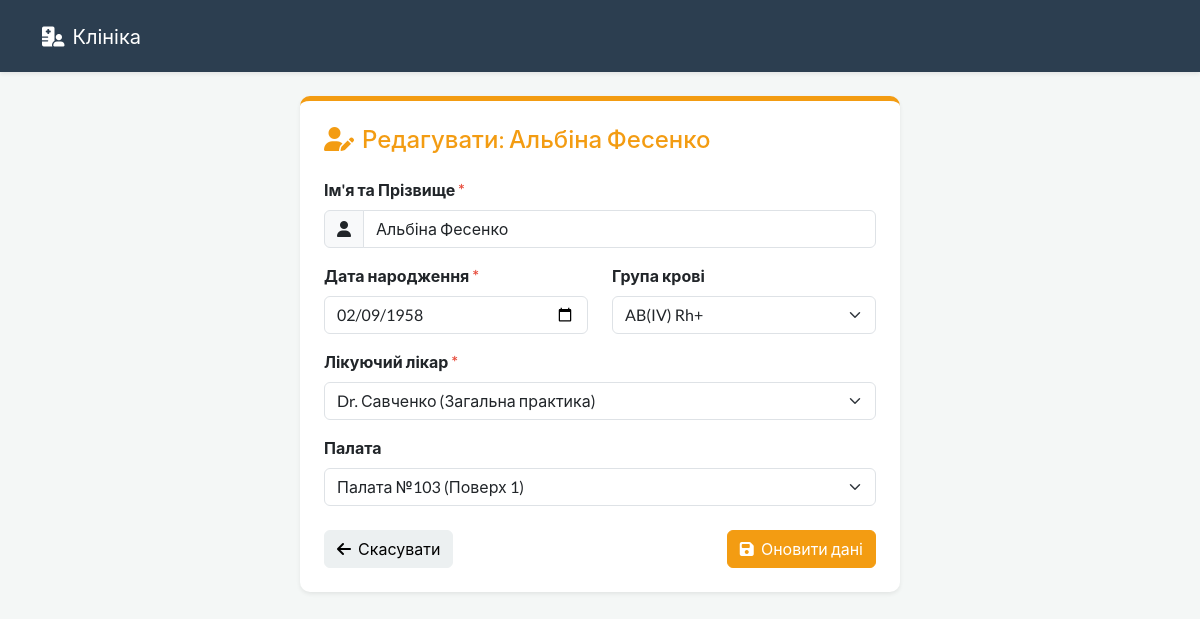
The page /edit/3 on the database its author committed.
### hospital_dal/models.py (models this page shows)
class Patient(Base):
    __tablename__ = 'patients'
    id = Column(Integer, primary_key=True, autoincrement=True)
    name = Column(String)
    date_of_birth = Column(Date)
    ward_id = Column(Integer, ForeignKey('wards.id'))
    doctor_id = Column(Integer, ForeignKey('doctors.id'))
    ward = relationship("Ward", back_populates="patients")
    doctor = relationship("Doctor", back_populates="patients")
    medical_record = relationship("MedicalRecord", back_populates="patient", uselist=False, cascade="all, delete-orphan")

class MedicalRecord(Base):
    __tablename__ = 'medical_records'
    id = Column(Integer, primary_key=True, autoincrement=True)
    blood_type = Column(String)
    diagnosis = Column(String)
    allergies = Column(String)
    patient_id = Column(Integer, ForeignKey('patients.id'))
    patient = relationship("Patient", back_populates="medical_record")

class Doctor(Base):
    __tablename__ = 'doctors'
    id = Column(Integer, primary_key=True, autoincrement=True)
    name = Column(String)
    specialization = Column(String)
    patients = relationship("Patient", back_populates="doctor")

### app.py (the view, shortened to what this page needs)
@app.route('/edit/<int:patient_id>', methods=['GET', 'POST'])
def edit_patient(patient_id):
    patient = hospital_service.get_patient_by_id(patient_id)
    doctors = hospital_service.get_available_doctors(patient.doctor_id)
    free_wards = hospital_service.get_free_wards()
    wards_for_dropdown = list(free_wards)
    if patient.ward and patient.ward not in wards_for_dropdown:
        wards_for_dropdown.append(patient.ward)
    return render_template('edit.html', patient=patient, doctors=doctors, wards=wards_for_dropdown, blood_types=BLOOD_TYPES)

### hospital_bll/services.py (called while the page is built)
    def get_patient_by_id(self, patient_id: int):
        return self._data_repo.get_patient_by_id(patient_id)

    def get_free_wards(self):
        return self._data_repo.get_free_wards()

    def get_available_doctors(self, current_doctor_id=None):
        return self._data_repo.get_available_doctors(current_doctor_id)

### hospital_dal/repository.py (called while the page is built)
    def get_patient_by_id(self, patient_id: int):
        return self.session.query(Patient).filter(Patient.id == patient_id).first()

    def get_free_wards(self):
        return self.session.query(Ward).filter(Ward.is_free == True).all()

    def get_available_doctors(self, current_doctor_id=None):
        all_doctors = self.session.query(Doctor).all()
        available_doctors = []
        for doc in all_doctors:
            count = self.session.query(Patient).filter(Patient.doctor_id == doc.id).count()
            if count < 5 or doc.id == current_doctor_id:
                available_doctors.append(doc)
        return available_doctors

### templates/edit.html (shortened to what this page needs)
<!DOCTYPE html>
<html lang="uk">
<head>
    <link href="https://cdn.jsdelivr.net/npm/bootswatch@5.3.0/dist/flatly/bootstrap.min.css" rel="stylesheet">
    <link rel="stylesheet" href="https://cdnjs.cloudflare.com/ajax/libs/font-awesome/6.4.0/css/all.min.css">
</head>
<body>
    <nav class="navbar navbar-expand-lg navbar-dark bg-primary shadow-sm mb-4">
        <div class="container">
            <a class="navbar-brand" href="/"><i class="fas fa-hospital-user me-2"></i>Клініка</a>
        </div>
    </nav>
    <div class="container">
        <div class="card shadow-sm p-4 mb-5">
            <h4 class="mb-4 text-warning"><i class="fas fa-user-edit me-2"></i>Редагувати: {{ patient.name }}</h4>
            <form method="POST" action="/edit/{{ patient.id }}">
                <div class="mb-3">
                    <label class="form-label fw-bold">Ім'я та Прізвище <span class="text-danger">*</span></label>
                    <div class="input-group">
                        <span class="input-group-text"><i class="fas fa-user"></i></span>
                        <input type="text" class="form-control" name="name" value="{{ patient.name }}" required>
                    </div>
                </div>
                <div class="row">
                    <div class="col-md-6 mb-3">
                        <label class="form-label fw-bold">Дата народження <span class="text-danger">*</span></label>
                        <input type="date" class="form-control" name="birth_date" value="{{ patient.date_of_birth }}"
                            max="2026-12-31" required>
                    </div>
                    <div class="col-md-6 mb-3">
                        <label class="form-label fw-bold">Група крові</label>
                        <select class="form-select" name="blood_type">
                            {% for b_type in blood_types %}
                            <option value="{{ b_type }}" {% if patient.medical_record and
                                patient.medical_record.blood_type==b_type %}selected{% endif %}>
                                {{ b_type }}
                            </option>
                            {% endfor %}
                        </select>
                    </div>
                </div>
                <div class="mb-3">
                    <label class="form-label fw-bold">Лікуючий лікар <span class="text-danger">*</span></label>
                    <select class="form-select" name="doctor_id" required>
                        {% for doc in doctors %}
                        <option value="{{ doc.id }}" {% if patient.doctor_id==doc.id %}selected{% endif %}>
                            {{ doc.name }} ({{ doc.specialization }})
                        </option>
                        {% endfor %}
                    </select>
                </div>
                <div class="mb-4">
                    <label class="form-label fw-bold">Палата</label>
                    <select class="form-select" name="ward_id">
                        {% for ward in wards %}
                        <option value="{{ ward.id }}" {% if patient.ward_id==ward.id %}selected{% endif %}>
                            Палата №{{ ward.ward_number }} (Поверх {{ ward.floor }})
                        </option>
                        {% endfor %}
                    </select>
                </div>
                <div class="d-flex justify-content-between">
                    <a href="/" class="btn btn-light"><i class="fas fa-arrow-left me-1"></i> Скасувати</a>
                    <button type="submit" class="btn btn-warning"><i class="fas fa-save me-1"></i> Оновити дані</button>
                </div>
            </form>
        </div>
    </div>
</body>
</html>

### templates/edit.html (style rules this page uses)
body { background-color: #f4f7f6; }
.card { border-radius: 10px; border: none; max-width: 600px; margin: 0 auto; border-top: 5px solid #f39c12; }

### rows shown on the page
Patient: name "Альбіна Фесенко", birth_date "02/09/1958", doctor_id "Dr. Савченко (Загальна практика)", ward_id "Палата №103 (Поверх 1)"
MedicalRecord: blood_type "AB(IV) Rh+"
